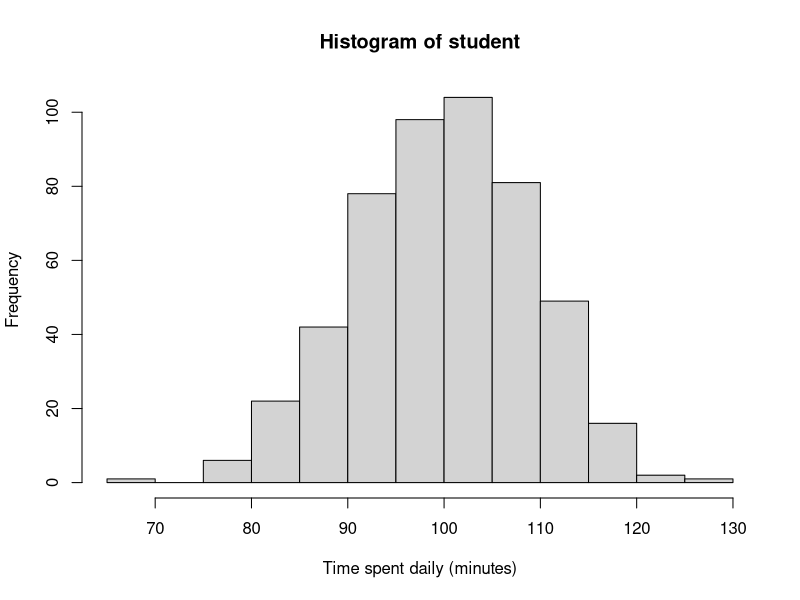
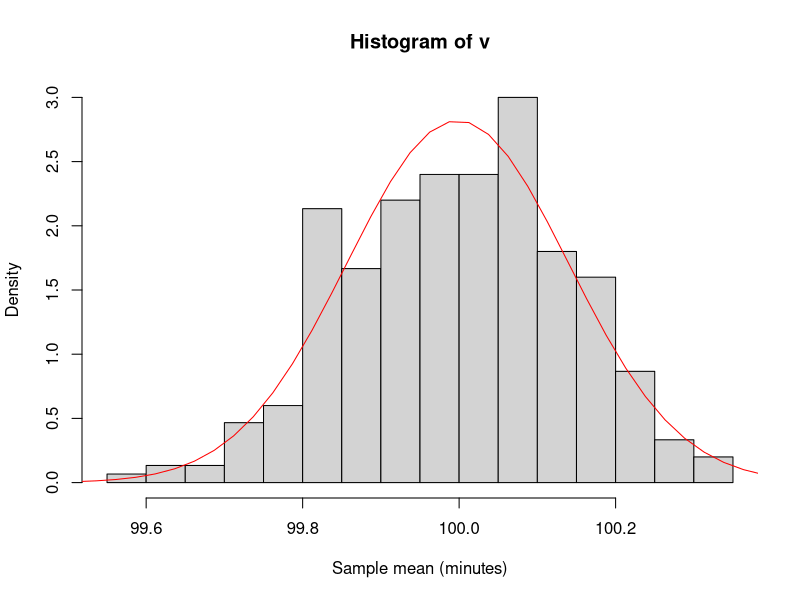
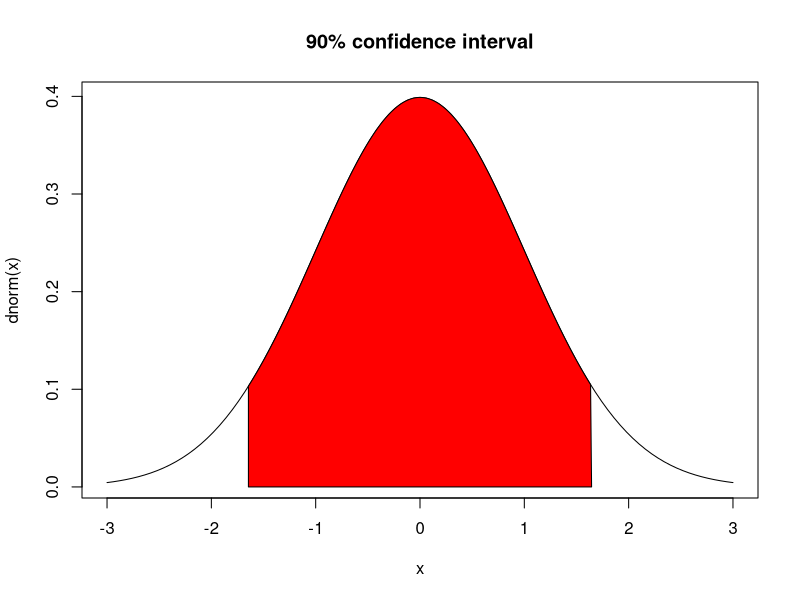
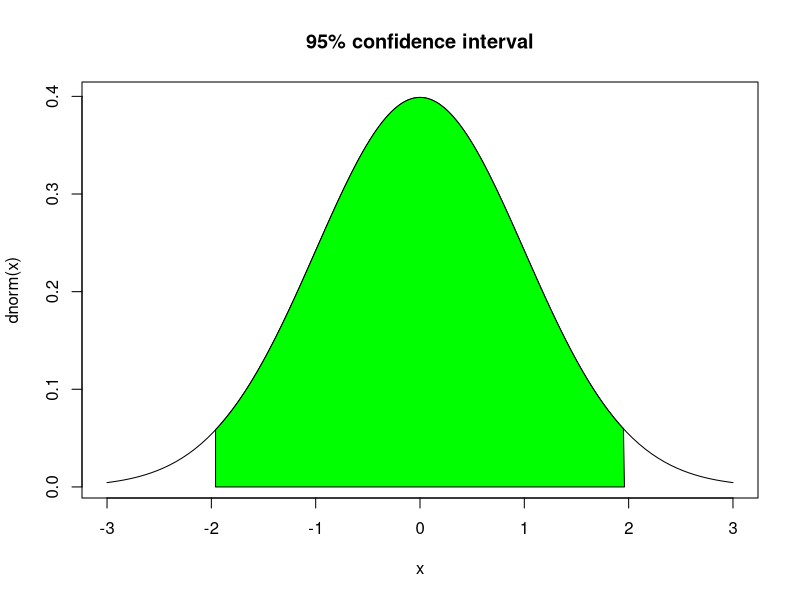
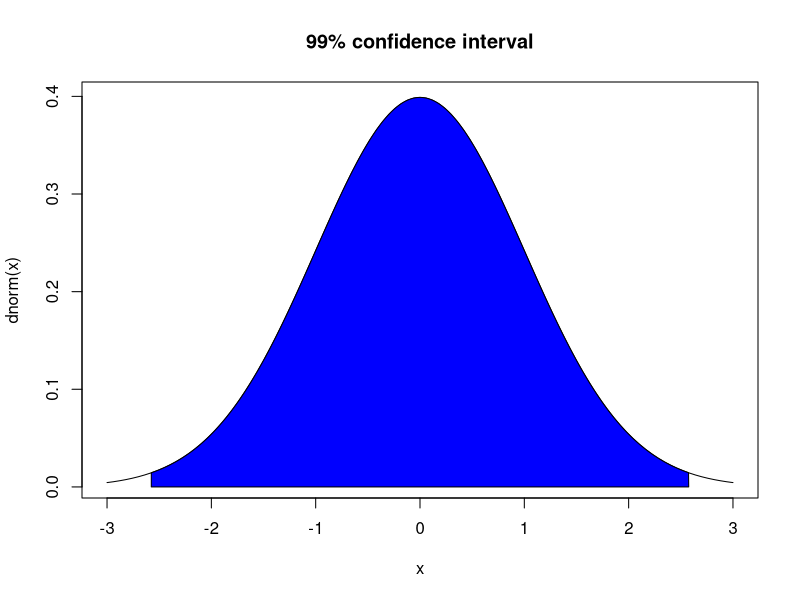
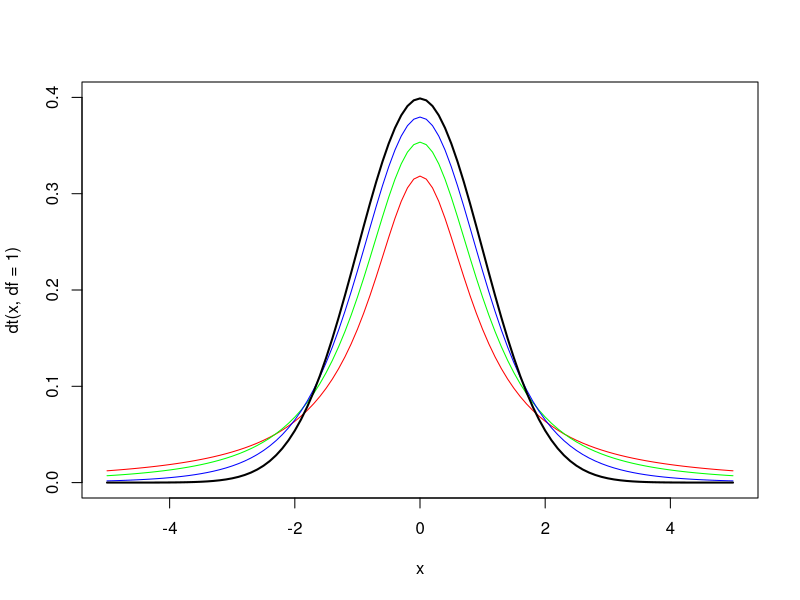

These charts were generated, in order, by the following R code:
## ---- chunk 1
n <- 500
time.mean <- 100
time.sd <- 10
student <- rnorm(n,mean = time.mean,sd=time.sd)
hist(student,breaks = 10,xlab="Time spent daily (minutes)")
print(mean(student))
print(sd(student))
## ---- chunk 2
n <- 5000
m <- 300
time.mean <- 100
time.sd <- 10
v <- vector()
for (i in 1:m) {
  x <- rnorm(n,time.mean,time.sd)
  avg <- mean(x)
  std <- sd(x)
  v <- c(v,avg)
  # print(avg)
  # print(std/sqrt(n))
}
hist(v,breaks = 15,freq = FALSE,xlab = "Sample mean (minutes)")
curve(dnorm(x,mean(v),sd(v)),from = 95,to = 105,add = TRUE,n = 400,col = "red")
mean(v)
sd(v)
## ---- chunk 3
q90 <- qnorm(0.95)  # 90% confidence interval
curve(dnorm,from = -3,to = 3,main = "90% confidence interval")
x <- c(-q90,seq(-q90,q90,by = 0.01),q90)
y <- c(0,dnorm(seq(-q90,q90,by = 0.01)),0)
polygon(x,y,col = "red")
## ---- chunk 4
q95 <- qnorm(0.975)  # 95% confidence interval
curve(dnorm,from = -3,to = 3,main="95% confidence interval")
x <- c(-q95,seq(-q95,q95,by = 0.01),q95)
y <- c(0,dnorm(seq(-q95,q95,by = 0.01)),0)
polygon(x,y,col="green")
## ---- chunk 5
q99 <- qnorm(0.995) # 99% confidence interval
curve(dnorm,from = -3,to = 3,main="99% confidence interval")
x <- c(-q99,seq(-q99,q99,by = 0.01),q99)
y <- c(0,dnorm(seq(-q99,q99,by = 0.01)),0)
polygon(x,y,col="blue")
## ---- chunk 6
q90 <- qnorm(0.950)  # 90% confidence interval
round(q90,2)
q95 <- qnorm(0.975)  # 95% confidence interval
round(q95,2)
q99 <- qnorm(0.995)  # 99% confidence interval
round(q99,2)
std.err <- 10/sqrt(500)
conf.90 <- c(100-q90*std.err,100+q90*std.err) #[99.26, 100.74]
round(conf.90,2)
conf.95 <- c(100-q95*std.err,100+q95*std.err) #[99.12, 100.88]
round(conf.95,2)
conf.99 <- c(100-q99*std.err,100+q99*std.err) #[98.85, 101.15]
round(conf.99,2)
## ---- chunk 7
library(MASS)
x <- mvrnorm(n = 500,mu = 100,Sigma = 100,empirical = TRUE)
mean(x)
sd(x)
## ---- chunk 8
library(MASS)
x <- mvrnorm(n = 500,mu = 100,Sigma = 100,empirical = TRUE)
t.test(x,conf.level = 0.90)    #[99.26, 100.74]
t.test(x,conf.level = 0.95)    #[99.12, 100.88]
t.test(x,conf.level = 0.99)    #[98.84, 101.16]

## ---- chunk 9
library(MASS)
x <- mvrnorm(n = 500,mu = 100,Sigma = 100,empirical = TRUE)
result <- t.test(x,conf.level = 0.95)  
print(result)
conf.int <- result$conf.int
print(conf.int)
conf.level <- attr(result$conf.int, "conf.level")
print(conf.level)
## ---- chunk 10
library(MASS)
x <- mvrnorm(n = 500,mu = 99,Sigma = 100,empirical = TRUE)
result <- t.test(x,mu = 100)
result
if(result$p.value>0.05){
  print("We cannot reject the null hypothesis")
} else {
  print("We reject the null hypothesis")}
## ---- chunk 11
library(MASS)
x1 <- mvrnorm(n = 50,mu = 99,Sigma = 100,empirical = TRUE)
x2 <- mvrnorm(n = 50,mu = 98,Sigma = 25,empirical = TRUE)
result <- t.test(x1,x2)
result
if(result$p.value>0.05){
  print("We cannot reject the null hypothesis")
} else {
  print("We reject the null hypothesis")}
## ---- chunk 12
qnorm(0.95)
qnorm(0.975)
qnorm(0.995)
qt(0.95,df = 10)
qt(0.975,df = 10)
qt(0.995,df = 10)
curve(dt(x,df = 1),from = -5,to = 5,ylim = c(0,0.4),col = "red")
curve(dt(x,df = 2),from = -5,to = 5,col = "green",add=TRUE)
curve(dt(x,df = 5),from = -5,to = 5,col = "blue",add = TRUE)
curve(dnorm,add=TRUE,col ="black",lwd=2)

## ---- chunk 13
result <- prop.test(57,n = 150,p = 0.3,alternative = "greater")
result
if(result$p.value>0.05) {
  print("We cannot reject the null hypothesis ")
} else {
  print("We accept the alternative hypothesis")
}

## ---- chunk 14
result <- prop.test(x=c(128,170), n=c(428,682))
result
if(result$p.value>0.05) {
  print("We cannot reject the null hypothesis ")
} else {
  print("We accept the alternative hypothesis")
}
